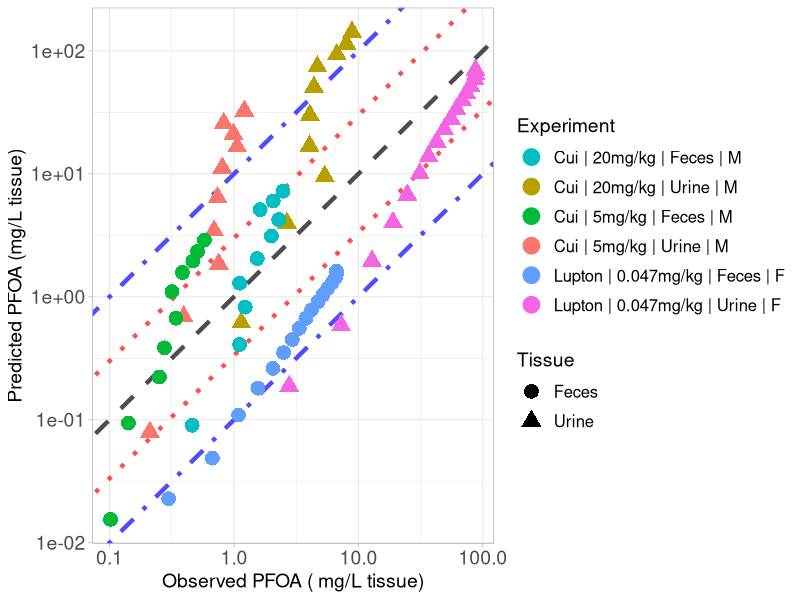

The R script that drew this image:
library(ggplot2)

#setwd("C:/Users/ptsir/Documents/GitHub/PFAS_PBK_models/PFOA inhalation Rat/Validation/Validation_results")
setwd("C:/Users/Ioannis/Documents/GitHub/PFAS_PBK_models/PFOA inhalation Rat/Validation/full_params_PT_excreta_restricted_Ka_58_no_papp")

# Load Results 

# Results from Cui
Cui_2010_Excreta_results <- read.csv("Cui_2010_Excreta_results.csv", header = T)

Cui_Urine_M_5 <- Cui_2010_Excreta_results[Cui_2010_Excreta_results$Dose == 5 & 
                                            Cui_2010_Excreta_results$Tissue  == "Urine" &
                                            Cui_2010_Excreta_results$sex == "M", ]
Cui_Urine_M_5$Experiment <- "Cui | 5mg/kg | Urine | M"


Cui_Urine_M_20 <- Cui_2010_Excreta_results[Cui_2010_Excreta_results$Dose == 20 & 
                                            Cui_2010_Excreta_results$Tissue  == "Urine" &
                                            Cui_2010_Excreta_results$sex == "M", ]
Cui_Urine_M_20$Experiment <- "Cui | 20mg/kg | Urine | M"



Cui_Feces_M_5 <- Cui_2010_Excreta_results[Cui_2010_Excreta_results$Dose == 5 & 
                                            Cui_2010_Excreta_results$Tissue  == "Feces" &
                                            Cui_2010_Excreta_results$sex == "M", ]
Cui_Feces_M_5$Experiment <- "Cui | 5mg/kg | Feces | M"


Cui_Feces_M_20 <- Cui_2010_Excreta_results[Cui_2010_Excreta_results$Dose == 20 & 
                                            Cui_2010_Excreta_results$Tissue  == "Feces" &
                                            Cui_2010_Excreta_results$sex == "M", ]
Cui_Feces_M_20$Experiment <- "Cui | 20mg/kg | Feces | M"


#Results from Lupton 2020

Lupton_2020_Excreta_results <- read.csv("Lupton_2020_excreta_results.csv", header = T, colClasses = c("sex" = "character"))


Lupton_Feces_F <- Lupton_2020_Excreta_results[Lupton_2020_Excreta_results$Dose == 0.047 & 
                                              Lupton_2020_Excreta_results$Tissue  == "Feces" &
                                              Lupton_2020_Excreta_results$sex == "F", ]
Lupton_Feces_F$Experiment <- "Lupton | 0.047mg/kg | Feces | F"


Lupton_Urine_F <- Lupton_2020_Excreta_results[Lupton_2020_Excreta_results$Dose == 0.047 & 
                                              Lupton_2020_Excreta_results$Tissue  == "Urine" &
                                              Lupton_2020_Excreta_results$sex == "F", ]
Lupton_Urine_F$Experiment <- "Lupton | 0.047mg/kg | Urine | F"


Experiment <- scales::hue_pal()(6)

names(Experiment) <- unique(c( Cui_Urine_M_5$Experiment, Cui_Urine_M_20$Experiment,
                               Cui_Feces_M_5$Experiment, Cui_Feces_M_20$Experiment,
                               Lupton_Feces_F$Experiment, Lupton_Urine_F$Experiment))



scatter_plot <- ggplot()+
  geom_abline(intercept = log10(1), slope = 1, linetype = "dashed", color = "black", linewidth = 1.5, alpha = 0.7) +  # Identity line in log10 scale
  geom_abline(intercept = log10(3), slope = 1, linetype = "dotted", color = "red", linewidth = 1.5, alpha = 0.7) +  # +3-fold error line
  geom_abline(intercept = log10(1/3), slope = 1, linetype = "dotted", color = "red", linewidth = 1.5, alpha = 0.7) +  # -3-fold error line
  geom_abline(intercept = log10(10), slope = 1, linetype = "dotdash", color = "blue", linewidth = 1.5, alpha = 0.7) +  # +10-fold error line
  geom_abline(intercept = log10(1/10), slope = 1, linetype = "dotdash", color = "blue", linewidth = 1.5, alpha = 0.7) +  # -10-fold error line
  geom_point(data = Cui_Urine_M_5, aes(x=Observed, y=Predicted, color = Experiment, shape = Tissue), size=4, stroke = 1.5)+
  geom_point(data = Cui_Urine_M_20, aes(x=Observed, y=Predicted, color = Experiment, shape = Tissue), size=4, stroke = 1.5)+
  geom_point(data = Cui_Feces_M_5, aes(x=Observed, y=Predicted, color = Experiment, shape = Tissue), size=4, stroke = 1.5)+
  geom_point(data = Cui_Feces_M_20, aes(x=Observed, y=Predicted, color = Experiment, shape = Tissue), size=4, stroke = 1.5)+
  geom_point(data = Lupton_Feces_F, aes(x=Observed, y=Predicted, color = Experiment, shape = Tissue), size=4, stroke = 1.5)+
  geom_point(data = Lupton_Urine_F, aes(x=Observed, y=Predicted, color = Experiment, shape = Tissue), size=4, stroke = 1.5)+
  scale_y_log10()+
  scale_x_log10()+
  scale_color_manual(values = Experiment)+
  theme(legend.spacing.y = unit(1, 'cm')) +
  guides(fill = guide_legend(byrow = TRUE))+
  theme_light()+
  labs(y = "Predicted PFOA (mg/L tissue)",
       x = "Observed PFOA ( mg/L tissue)")+
  theme(plot.title = element_text(hjust = 0.5),
        legend.key.size = unit(0.75, 'cm'),  
        legend.title = element_text(size=14),
        legend.text = element_text(size=12,  hjust = 0),
        axis.text = element_text(size = 14),
        axis.title = element_text(size = 14),
        )

#print(scatter_plot)

ggsave("validation_plot_PFOA_excreta.png", scatter_plot, width = 11, height = 7, units = "in", dpi = 300)
